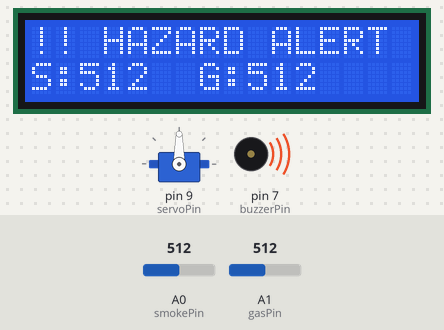
Simulated run of this sketch. Board: Arduino Uno, built with avr-gcc and run on an emulated ATmega328P. Parts: 16×2 character LCD, servo, buzzer (waves = sounding, pin HIGH). The inputs (shaded band) are chosen by the test bench; at power-on: A0 (smokePin) = 512, A1 (gasPin) = 512.

Above: at 3.2 s.
3.3 s: A0 (smokePin) set to 390
At 4.3 s:
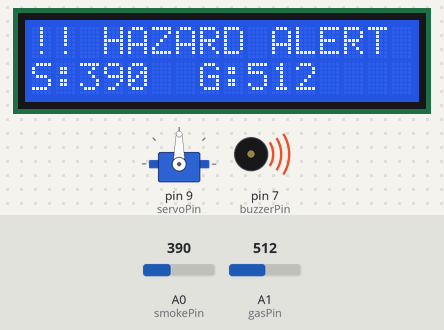
5.2 s: A1 (gasPin) set to 390
At 6.5 s:
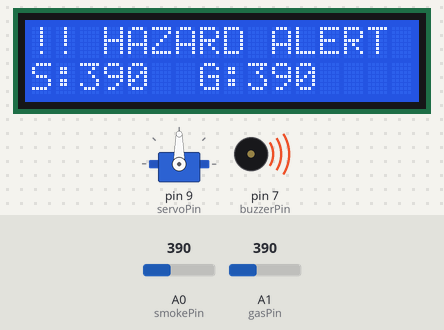
6.8 s: A0 (smokePin) set to 316
At 8.1 s:
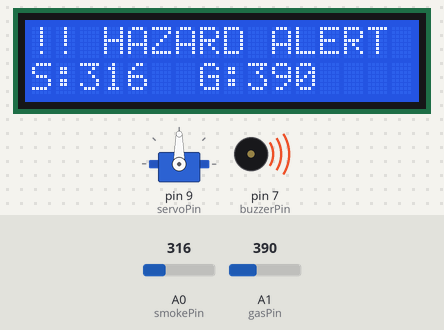
8.4 s: A0 (smokePin) set to 285
At 9.4 s:
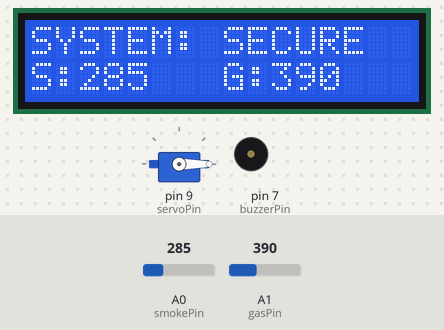
10.0 s: A1 (gasPin) set to 413
At 10.6 s:
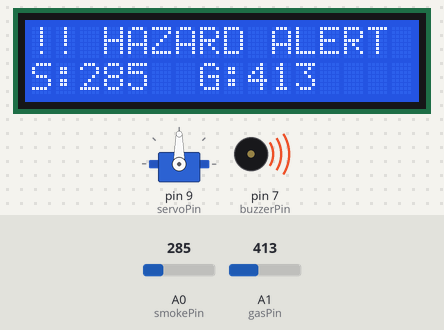
11.6 s: A1 (gasPin) set to 511
At 13.1 s:
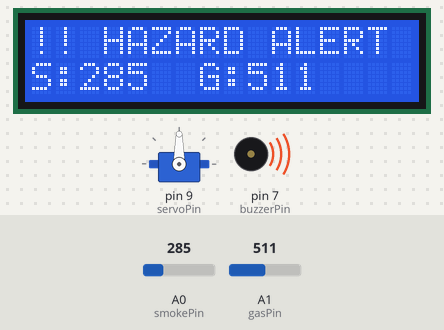
Timing chart, 0 to 14.2 s (numbered marks = the images above; inputs shaded):
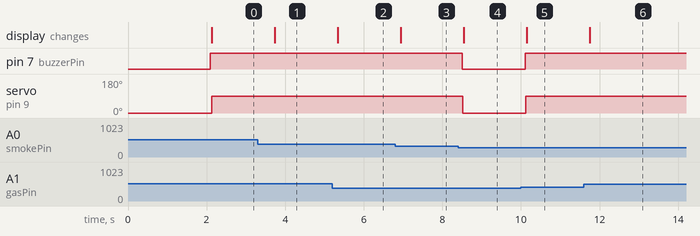

Measured:
- the behaviour switches between 301 and 300 on A0 (smokePin) (found by bisection; images 3 and 4)
- the behaviour switches between 400 and 401 on A1 (gasPin) (found by bisection; images 4 and 5)
- after the input at 3.3 s, the display: changes after 0.44 s (image 1)
- after the input at 5.2 s, the display: changes after 0.14 s (image 2)
- after the input at 6.8 s, the display: changes after 0.14 s (image 3)
- after the input at 8.4 s, pin 7 (buzzerPin): HIGH → LOW after 0.11 s; servo on pin 9 (servoPin): 90° → 0° after 0.12 s; the display: changes after 0.14 s (image 4)
- after the input at 10.0 s, pin 7 (buzzerPin): LOW → HIGH after 0.11 s; servo on pin 9 (servoPin): 0° → 90° after 0.12 s; the display: changes after 0.14 s (image 5)
- after the input at 11.6 s, the display: changes after 0.15 s (image 6)

The sketch:

smart_house_security_system.ino
```cpp
#include <Wire.h>
#include <LiquidCrystal_I2C.h>
#include <Servo.h>

// LCD setup (0x27 is standard; change to 0x3F if text doesn't show)
LiquidCrystal_I2C lcd(0x27, 16, 2);

// Servo Setup
Servo safetyVentServo;
const int servoPin = 9; // Connected to Servo Signal Line

// Pin setup
const int smokePin = A0;
const int gasPin = A1;
const int buzzerPin = 7;

// Thresholds (Adjust these based on your room's environmental baseline)
const int smokeThreshold = 300;
const int gasThreshold = 400;

// Set to true if you are using a passive buzzer that requires a frequency tone
bool isPassiveBuzzer = false;

void setup() {
  // Initialize the I2C LCD screen correctly
  lcd.init();
  lcd.backlight();

  // Attach Servo
  safetyVentServo.attach(servoPin);
  safetyVentServo.write(0); // Start with vent closed

  // Initialize outputs
  pinMode(buzzerPin, OUTPUT);
  digitalWrite(buzzerPin, LOW);

  // Boot screen greeting sequence
  lcd.setCursor(0, 0);
  lcd.print("  SMART SECURITY ");
  lcd.setCursor(0, 1);
  lcd.print("   INITIALIZING ");
  delay(2000);
  lcd.clear();
}

void loop() {
  int smokeValue = analogRead(smokePin);
  int gasValue = analogRead(gasPin);

  // Check if any hazard threshold is breached
  if (smokeValue > smokeThreshold || gasValue > gasThreshold) {

    // --- HAZARD STATE ACTIVED ---
    // 1. Sound the Buzzer Alarm
    if (isPassiveBuzzer) {
      tone(buzzerPin, 1000);  // Send a 1 kHz audio wave tone
    } else {
      digitalWrite(buzzerPin, HIGH);  // Direct power to active buzzer
    }

    // 2. Open the Safety Vent / Emergency Door
    safetyVentServo.write(90);

    // 3. Update the Display with Alert Text
    lcd.setCursor(0, 0);
    lcd.print("!! HAZARD ALERT !!");
    lcd.setCursor(0, 1);
    lcd.print("S:");
    lcd.print(smokeValue);
    lcd.print("  G:");
    lcd.print(gasValue);
    lcd.print("     "); // Blank spaces clear old artifacts without flickering

  } else {

    // --- SAFE STATE ACTIVE ---
    // 1. Deactivate Alarms
    if (isPassiveBuzzer) {
      noTone(buzzerPin);
    } else {
      digitalWrite(buzzerPin, LOW);
    }

    // 2. Keep the Safety Vent closed
    safetyVentServo.write(0);

    // 3. Update the Display with normal telemetry
    lcd.setCursor(0, 0);
    lcd.print("SYSTEM: SECURE  ");
    lcd.setCursor(0, 1);
    lcd.print("S:");
    lcd.print(smokeValue);
    lcd.print("   G:");
    lcd.print(gasValue);
    lcd.print("     ");
  }

  delay(500); // 500ms delay offers responsive alerting without over-polling
}
```
